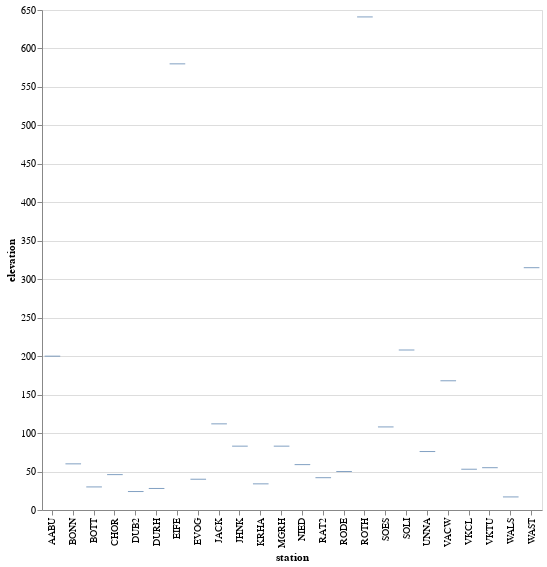

Notebook source saved alongside this figure:
### Markdown cell above
## Diplaying the attributes

### Code cell
import altair as alt

w = 500
h = 500

station_elevation = alt.Chart(data).mark_tick().encode(
    y ='elevation:Q',
    x ='station:N'
).properties(width=w, height=h)
station_elevation

### Figure 1 — Vega-Lite specification as saved in the notebook (floating-point values rounded to 4 significant figures)
{"config": {"view": {"continuousWidth": 400, "continuousHeight": 300}}, "data": {"name": "data-5cf9d45f58dcb969cb85a503f4365632"}, "mark": "tick", "encoding": {"x": {"field": "station", "type": "nominal"}, "y": {"field": "elevation", "type": "quantitative"}}, "height": 500, "width": 500, "$schema": "https://vega.github.io/schema/vega-lite/v4.17.0.json", "datasets": {"data-5cf9d45f58dcb969cb85a503f4365632": [{"station": "AABU", "lon": 6.094, "lat": 50.75, "elevation": 200, "name": "Aachen-Burtscheid", "station_type": "Hintergrund", "avgTemperature": 10.5}, {"station": "BONN", "lon": 7.083, "lat": 50.75, "elevation": 60, "name": "Bonn-Auerberg", "station_type": "Verkehr", "avgTemperature": 11.96}, {"station": "BOTT", "lon": 6.977, "lat": 51.53, "elevation": 30, "name": "Bottrop-Welheim", "station_type": "Industrie", "avgTemperature": 11.5}, {"station": "CHOR", "lon": 6.885, "lat": 51.02, "elevation": 46, "name": "Koeln-Chorweiler", "station_type": "Hintergrund", "avgTemperature": 11.91}, {"station": "DUB2", "lon": 6.735, "lat": 51.49, "elevation": 24, "name": "Duisburg-Bruckhausen", "station_type": "Industrie", "avgTemperature": 12.65}, {"station": "DURH", "lon": 6.727, "lat": 51.46, "elevation": 28, "name": "Duisburg (Rheinhafen)", "station_type": "Hintergrund", "avgTemperature": 12.07}, {"station": "EIFE", "lon": 6.281, "lat": 50.65, "elevation": 580, "name": "Simmerath (Eifel)", "station_type": "Hintergrund", "avgTemperature": 7.895}, {"station": "EVOG", "lon": 6.981, "lat": 51.5, "elevation": 40, "name": "Essen-Vogelheim", "station_type": "Hintergrund", "avgTemperature": 11.53}, {"station": "JACK", "lon": 6.451, "lat": 51.03, "elevation": 112, "name": "Jackerath", "station_type": "Industrie", "avgTemperature": 11.51}, {"station": "JHNK", "lon": 6.469, "lat": 51.1, "elevation": 83, "name": "Juechen-Hochneukirch", "station_type": "Industrie", "avgTemperature": 11.58}, {"station": "KRHA", "lon": 6.67, "lat": 51.34, "elevation": 34, "name": "Krefeld (Hafen)", "station_type": "Industrie", "avgTemperature": 12.31}, {"station": "MGRH", "lon": 6.426, "lat": 51.15, "elevation": 83, "name": "Moenchengladbach-Rheydt", "station_type": "Hintergrund", "avgTemperature": 11.12}, {"station": "NIED", "lon": 7.57, "lat": 51.59, "elevation": 59, "name": "Luenen-Niederaden", "station_type": "Hintergrund", "avgTemperature": 11.34}, {"station": "RAT2", "lon": 6.82, "lat": 51.3, "elevation": 42, "name": "Ratingen-Tiefenbroich", "station_type": "Hintergrund", "avgTemperature": 11.87}, {"station": "RODE", "lon": 6.985, "lat": 50.89, "elevation": 50, "name": "Koeln-Rodenkirchen", "station_type": "Hintergrund", "avgTemperature": 11.17}, {"station": "ROTH", "lon": 8.192, "lat": 50.93, "elevation": 641, "name": "Netphen Rothaargebirge", "station_type": "Hintergrund", "avgTemperature": 7.737}, {"station": "SOES", "lon": 8.148, "lat": 51.57, "elevation": 108, "name": "Soest-Ost", "station_type": "Hintergrund", "avgTemperature": null}, {"station": "SOLI", "lon": 7.053, "lat": 51.18, "elevation": 208, "name": "Solingen-Wald", "station_type": "Hintergrund", "avgTemperature": 10.91}, {"station": "UNNA", "lon": 7.694, "lat": 51.55, "elevation": 76, "name": "Unna-Koenigsborn", "station_type": "Hintergrund", "avgTemperature": null}, {"station": "VACW", "lon": 6.096, "lat": 50.77, "elevation": 168, "name": "Aachen Wilhelmstrasse", "station_type": "Verkehr", "avgTemperature": null}, {"station": "VKCL", "lon": 7.005, "lat": 50.96, "elevation": 53, "name": "Koeln Clevischer Ring", "station_type": "Verkehr", "avgTemperature": null}, {"station": "VKTU", "lon": 6.958, "lat": 50.95, "elevation": 55, "name": "Koeln Turiner Strasse", "station_type": "Verkehr", "avgTemperature": null}, {"station": "WALS", "lon": 6.748, "lat": 51.52, "elevation": 17, "name": "Duisburg-Walsum", "station_type": "Industrie", "avgTemperature": null}, {"station": "WAST", "lon": 8.361, "lat": 51.44, "elevation": 315, "name": "Warstein", "station_type": "Industrie", "avgTemperature": null}]}}
